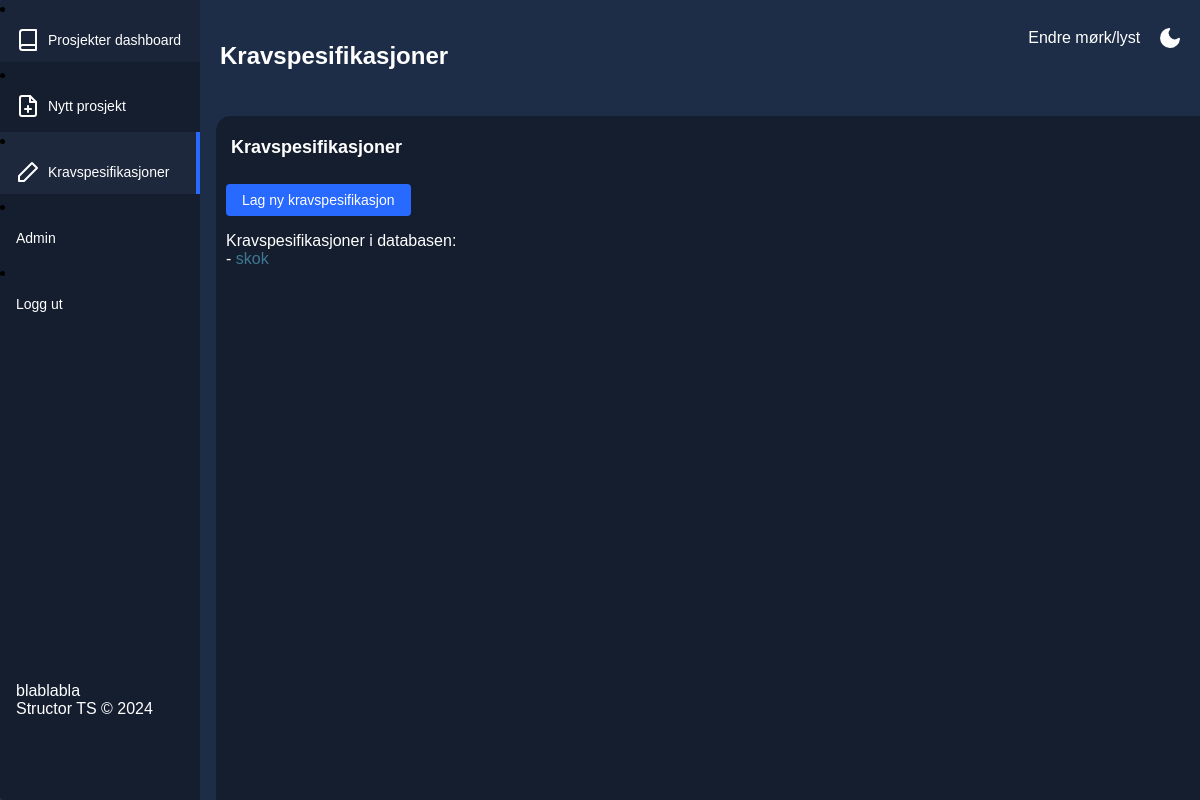
Page /specifications/ (signed in) on the earlier database version.
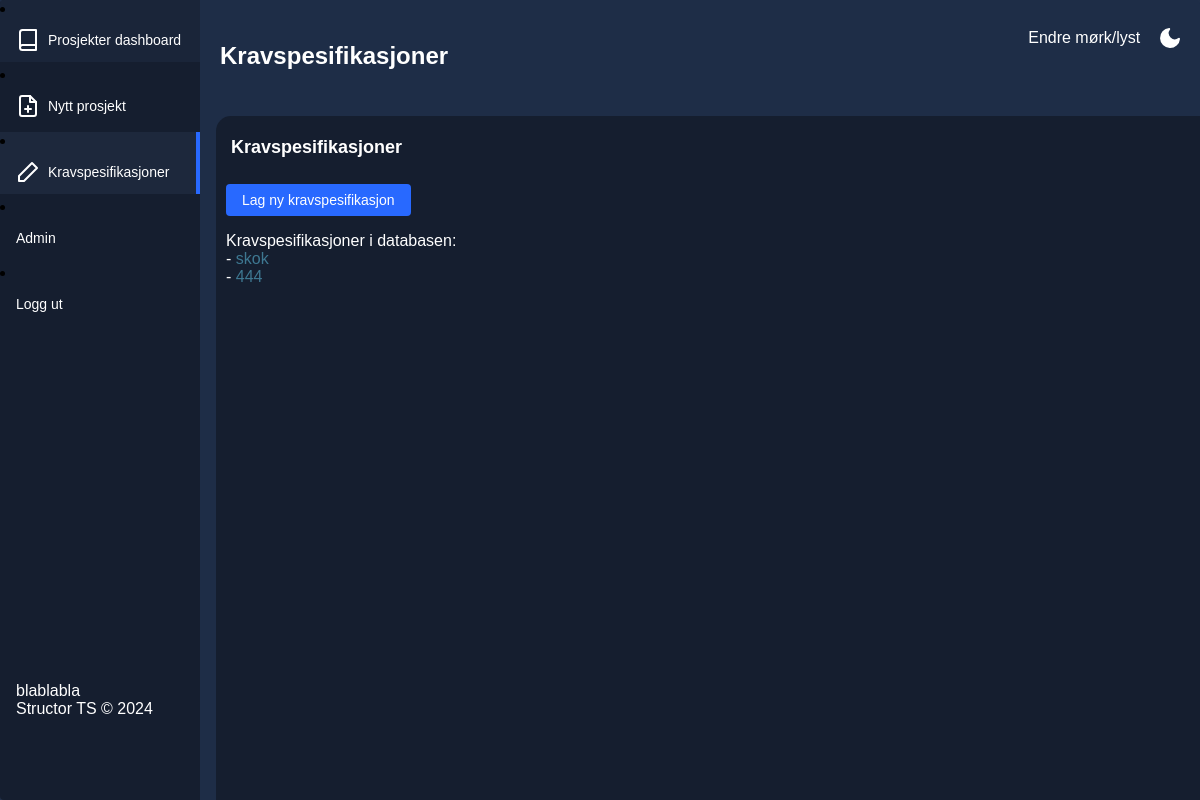
Same page on the later database version.
### romskjema/models.py (models this page shows)
class Specifications(db.Model):
    __tablename__ = "Specifications"
    id = db.Column(db.Integer, primary_key=True, autoincrement=True)
    name = db.Column(db.String(50), nullable=False)
    room_types = db.relationship("RoomTypes", backref="specifications", uselist=False, lazy=True)

### romskjema/specifications/specifications.py (the view, shortened to what this page needs)
@specifications_bp.route('/', defaults={'specification': None}, methods=['GET', 'POST'])
@specifications_bp.route('/<specification>', methods=['GET', 'POST'])
@login_required
def specifications(specification):
    specifications = dbo.get_specifications()
    endpoint = request.endpoint
    if request.method == "GET":
        if specification is None:
            return render_template("specifications.html",
                            user=current_user,
                            specifications=specifications,
                            specification=None,
                            endpoint=endpoint)

### romskjema/db_operations.py (called while the page is built)
@login_required
def get_specifications() -> list:
    spec_list = []
    specifications = models.Specifications.query.all()
    for spec in specifications:
        spec_list.append(spec)
    return spec_list

### romskjema/specifications/templates/specifications.html (shortened to what the changed rows need)
{% extends "base.html" %}
{% block pagetitle %}Kravspesifikasjoner {% if specification %}- {{specification}}{%endif%}{%endblock%}
{% block page_subtitle %}
  {% if specification %}
    Romtyper {{specification}} - <a href="{{ url_for('specifications.new_room', specification=specification)}}">Legg til nye romtyper</a>
  {% else %}
    Kravspesifikasjoner
  {% endif %}
{% endblock %}
{% block content %}
  {% if specification %}
    <div class="table-header-container">
      <table id="roomsTable" class="table-wrapper">
          <thead>
            <tr class="table-header">
              <th class="table-cell table-cell-small">
                id
              </th>
              <th class="table-cell table-cell-long">
                Romtype
              </th>
              <th class="table-cell">
                Luft per person
              </th>
              <th class="table-cell">
                Emisjon
              </th>
              <th class="table-cell">
                Prosess
              </th>
              <th class="table-cell">
                Luft minimum
              </th>
              <th class="table-cell">
                Vent. prinsipp
              </th>
              <th class="table-cell table-cell-medium">
                Gjenvinner
              </th>
              <th class="table-cell">
                <div class="table-description-dropdown">Styring
                  <div class="table-description-dropdown-content">
                    V = VAV <br>
                    C = CAV <br>
                    B = Bevegelse <br>
                    T = Temp <br>
                    F = Fukt <br>
                    </div>
                  </div>
              </th>
              <th class="table-cell table-cell-long">
                Presiseringer
              </th>
              <th class="table-cell">
                  dB teknisk
              </th>
              <th class="table-cell">
                  dB naborom
              </th>
              <th class="table-cell">
                  dB korridor
              </th>
              <th class="table-cell table-cell-long">
                  Kommentar
              </th>
            </tr>
          </thead>
        </table>
      </div>
      <div class="table-container">
        <table id="roomsTable" class="table-wrapper">
          <tbody>
              {% for data in specification_data %}
            <tr class="table-row">
              <td class="table-cell table-cell-small">
                {{data.id}}
              </td>
              <td class="table-cell table-cell-long">
                {{data.name}}
              </td>
              <td class="table-cell">
                {{data.air_per_person}} m3/pers
              </td>
              <td class="table-cell">
                {{data.air_emission}} m3/m2
              </td>
              <td class="table-cell">
                {{data.air_process}} m3/h
              </td>
              <td class="table-cell">
                  {{data.air_minimum}} m3/h
                </td>
              <td class="table-cell">
                {{data.ventilation_principle}}
              </td>
              <td class="table-cell table-cell-medium">
                {{data.heat_exchange}}
              </td>
              <td class="table-cell">
                  {{data.room_control}}
              </td>
              <td class="table-cell table-cell-long">
                  {{data.notes}}
              </td>
              <td class="table-cell">
                  {{data.db_technical}}
              </td>
              <td class="table-cell">
                  {{data.db_neighbour}}
              </td>
              <td class="table-cell">
                  {{data.db_corridor}}
              </td>
              <td class="table-cell table-cell-long">
                  {{data.comments}}
              </td>
            </tr>
            {% endfor %}
          </tbody>
        </table>
      </div>
  {% else %}
    <p>
      <form action="{{ url_for('specifications.new_specification') }}"><button class="app-content-headerButton">Lag ny kravspesifikasjon</button></form>
    </p>
    <p>
        Kravspesifikasjoner i databasen:
        <br>
        {% for spec in specifications %}
        - <a href="{{ url_for('specifications.specifications', specification=spec.name)}}">{{spec.name}}</a> <br>
        {% endfor %}
    </p>
  {% endif %}
{% endblock %}

Differences in the rows shown:
added Specifications: name "444"
